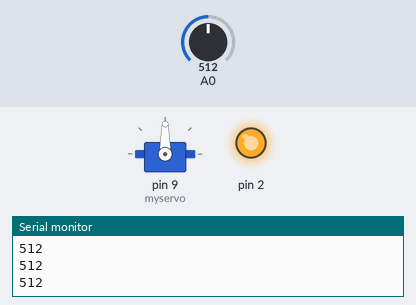
A sketch run on a simulated Arduino Uno, built with avr-gcc and run on an emulated ATmega328P. Shown: servo, output pins drawn as LEDs (lit = HIGH), the last lines printed to the serial monitor. Dashed ring = blinking. The inputs (shaded band) are chosen by the test bench; at power-on: A0 = 512.

Above: at 1.3 s.
1.4 s: A0 set to 490
At 2.1 s:
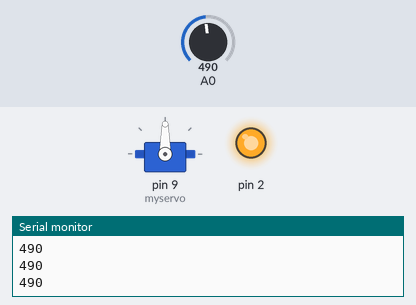
2.9 s: A0 set to 510
At 5.8 s:
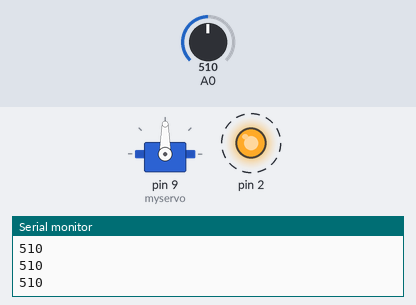
5.9 s: A0 set to 306
At 6.6 s:
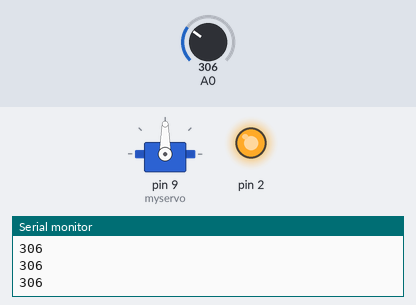
7.4 s: A0 set to 511
At 7.8 s:
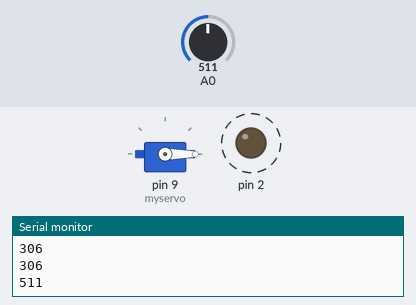
Timing chart, 0 to 11.4 s (numbered marks = the images above; inputs shaded):
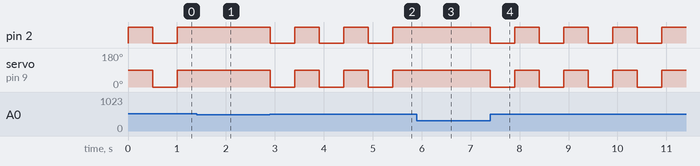

Measured:
- after the input at 1.4 s, pin 2: stays HIGH (without the input it goes to LOW after 0.10 s); servo on pin 9 (myservo): stays 90° (without the input it goes to 0° after 0.10 s)
- after the input at 2.9 s, pin 2: alternates HIGH for 0.50 s and LOW for 0.50 s, starting at once; servo on pin 9 (myservo): alternates 90° for 0.50 s and 0° for 0.50 s, starting at once
- after the input at 5.9 s, pin 2: stays HIGH (without the input it goes to LOW after 0.01 s); servo on pin 9 (myservo): stays 90° (without the input it goes to 0° after 0.01 s)
- after the input at 7.4 s, pin 2: alternates HIGH for 0.50 s and LOW for 0.50 s, starting at once; servo on pin 9 (myservo): alternates 90° for 0.50 s and 0° for 0.50 s, starting at once

The sketch:

emg-arduino-project.ino
```cpp
#include <Servo.h>

Servo myservo;

bool closed = false;
int angle = 0;

void setup() {
  // put your setup code here, to run once:
  pinMode(A0, INPUT);
  pinMode(2, OUTPUT);
  Serial.begin(9600);
  myservo.attach(9);
}

void loop() {
  // put your main code here, to run repeatedly:
  int reading = analogRead(A0);
  Serial.println(reading);

  if (reading > 500 && closed == false)
  {
    angle = 90;
    myservo.write(angle);
    digitalWrite(2, HIGH);
    closed = true;
    delay(500);
  }
  else if (reading > 500 && closed == true)
  {
    angle = 0;
    myservo.write(angle);
    digitalWrite(2, LOW);
    closed = false;
    delay(500);
  }
  else if (reading < 500)
  {
    myservo.write(angle);
  }
}
```
